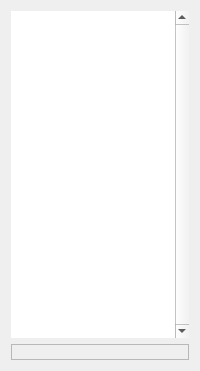
<?xml version="1.0" encoding="UTF-8"?>
<ui version="4.0">
 <class>VariationsWidget</class>
 <widget class="QWidget" name="VariationsWidget">
  <property name="geometry">
   <rect>
    <x>0</x>
    <y>0</y>
    <width>200</width>
    <height>371</height>
   </rect>
  </property>
  <property name="windowTitle">
   <string>Variations</string>
  </property>
  <layout class="QVBoxLayout" name="verticalLayout">
   <item>
    <widget class="VarsTableWidget" name="m_variationsTable">
     <property name="sizePolicy">
      <sizepolicy hsizetype="Ignored" vsizetype="Ignored">
       <horstretch>0</horstretch>
       <verstretch>0</verstretch>
      </sizepolicy>
     </property>
     <property name="frameShape">
      <enum>QFrame::NoFrame</enum>
     </property>
     <property name="verticalScrollBarPolicy">
      <enum>Qt::ScrollBarAlwaysOn</enum>
     </property>
     <property name="horizontalScrollBarPolicy">
      <enum>Qt::ScrollBarAlwaysOff</enum>
     </property>
    </widget>
   </item>
   <item>
    <widget class="QLabel" name="m_varListLabel">
     <property name="sizePolicy">
      <sizepolicy hsizetype="Minimum" vsizetype="Maximum">
       <horstretch>0</horstretch>
       <verstretch>0</verstretch>
      </sizepolicy>
     </property>
     <property name="minimumSize">
      <size>
       <width>1</width>
       <height>1</height>
      </size>
     </property>
     <property name="frameShape">
      <enum>QFrame::StyledPanel</enum>
     </property>
     <property name="frameShadow">
      <enum>QFrame::Sunken</enum>
     </property>
     <property name="text">
      <string/>
     </property>
     <property name="textFormat">
      <enum>Qt::PlainText</enum>
     </property>
    </widget>
   </item>
  </layout>
 </widget>
 <customwidgets>
  <customwidget>
   <class>VarsTableWidget</class>
   <extends>QTreeView</extends>
   <header>varstablewidget.h</header>
  </customwidget>
 </customwidgets>
 <resources/>
 <connections/>
</ui>
